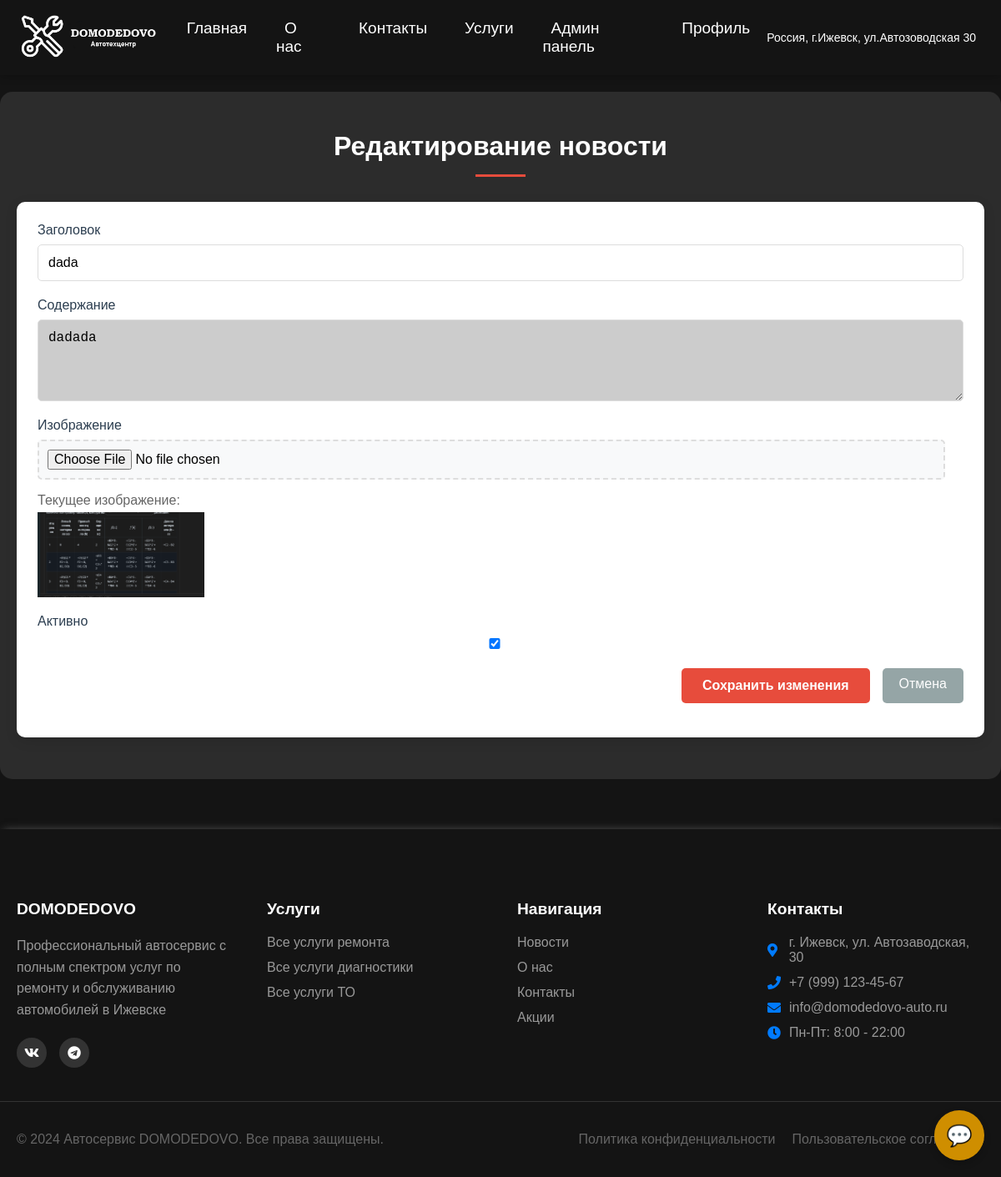
Page /news/edit/1/ (signed in) on the committed database.
### app/models.py (models this page shows, shortened)
class News(models.Model):
    title = models.CharField(max_length=200, verbose_name="Заголовок")
    content = models.TextField(verbose_name="Содержание")
    image = models.ImageField(upload_to='news/', verbose_name="Изображение")
    date = models.DateField(auto_now_add=True, verbose_name="Дата публикации")
    is_active = models.BooleanField(default=True, verbose_name="Активно")
    class Meta:
        verbose_name = "Новость"
        verbose_name_plural = "Новости"
        ordering = ['-date']

### app/views.py (the view)
# urls.py: path('news/edit/<int:news_id>/', app_views.edit_news, name='edit_news'),
@login_required
def edit_news(request, news_id):
    news_item = get_object_or_404(News, id=news_id)
    if request.method == 'POST':
        form = NewsForm(request.POST, request.FILES, instance=news_item)
        if form.is_valid():
            form.save()
            messages.success(request, 'Новость успешно обновлена')
            return redirect('manage_news')
    else:
        form = NewsForm(instance=news_item)
    return render(request, 'news/edit_news.html', {
        'form': form,
        'news_item': news_item,
        'title': 'Редактирование новости'
    })

### app/forms.py
class NewsForm(forms.ModelForm):
    class Meta:
        model = News
        fields = ['title', 'content', 'image', 'is_active']
        widgets = {
            'title': forms.TextInput(attrs={'class': 'form-control'}),
            'content': forms.Textarea(attrs={'class': 'form-control', 'rows': 4}),
            'image': forms.FileInput(attrs={'class': 'form-control'}),
            'is_active': forms.CheckboxInput(attrs={'class': 'form-check-input'}),
        }

### chat/context_processors.py (called while the page is built)
def support_status(request):
    if request.user.is_authenticated:
        return {
            'is_support_user': is_support(request.user),
            'support_unread_count': 0
        }
    return {
        'is_support_user': False,
        'support_unread_count': 0
    }

### chat/views.py (called while the page is built)
def is_support(user):
    return hasattr(user, 'profile') and user.profile.role == 'support'

### templates/news/edit_news.html (shortened to what this page needs)
{% extends 'header.html' %}
{% load static %}
{% block content %}
<div class="management-container">
    <h2 class="management-title">Редактирование новости</h2>
    <div class="form-card">
        <form method="post" enctype="multipart/form-data" class="management-form">
            {% for field in form %}
                <div class="form-group1">
                    <label for="{{ field.id_for_label }}">
                        {{ field.label }}
                    </label>
                    {{ field }}
                    {% if field.name == 'image' and news_item.image %}
                        <div class="current-image">
                            <p>Текущее изображение:</p>
                            <img src="{{ news_item.image.url }}" alt="Текущее изображение" style="max-width: 200px;">
                        </div>
                    {% endif %}
                </div>
            {% endfor %}
            <div class="form-actions">
                <button type="submit" class="btn-save">Сохранить изменения</button>
                <a href="{% url 'manage_news' %}" class="btn-cancel">Отмена</a>
            </div>
        </form>
    </div>
</div>
{% endblock %}

### static/style.css (style rules this page uses)
body { margin: 0; padding: 0; font-family: sans-serif; background-color: #141414; padding-top: 70px; }
textarea { width: 97%; padding: 12px; background: rgba(0, 0, 0, 0.2); border: 1px solid rgba(255, 255, 255, 0.1); color: white; border-radius: 5px; resize: vertical; }
.form-actions { display: flex; gap: 15px; justify-content: flex-end; margin-top: 30px; }

### static/css/news.css (style rules this page uses)
.form-group1 { margin-bottom: 15px; }
.form-group1 input, .form-group1 select { width: 100%; padding: 10px; border: 1px solid #ddd; border-radius: 5px; font-size: 1rem; color: black; }
.form-group1 label { display: block; margin-bottom: 8px; color: rgb(0, 0, 0); font-size: 16px; }
.form-group1 input { width: 98%; padding: 12px 15px; background: rgba(255, 255, 255, 0.1); border: 1px solid rgba(255, 255, 255, 0.2); border-radius: 8px; color: rgb(0, 0, 0); font-size: 16px; transition: all 0.3s ease; }
.form-group1 input::placeholder { color: rgba(255, 255, 255, 0.5); }
.management-container { max-width: 1200px; margin: 40px auto; padding: 20px; background: rgba(255, 255, 255, 0.1); border-radius: 15px; }
.management-title { color: #ffffff; font-size: 2em; margin-bottom: 30px; text-align: center; position: relative; }
.management-title:after { content: ''; display: block; width: 60px; height: 3px; background: #e74c3c; margin: 15px auto; }
.form-card { background: #ffffff; border-radius: 10px; padding: 25px; margin-bottom: 30px; box-shadow: 0 4px 15px rgba(0, 0, 0, 0.1); }
.management-form .form-group1 { margin-bottom: 20px; }
.management-form label { display: block; color: #2c3e50; margin-bottom: 8px; font-weight: 500; }
.management-form input[type="text"], .management-form input[type="date"], .management-form input[type="number"], .management-form textarea, .management-form select { width: 100%; padding: 12px; border: 1px solid #ddd; border-radius: 5px; font-size: 1rem; transition: border-color 0.3s ease; color: black; }
.management-form input[type="file"] { padding: 10px; background: #f8f9fa; border: 2px dashed #ddd; border-radius: 5px; cursor: pointer; }
.management-form button { background: #e74c3c; color: white; padding: 12px 25px; border: none; border-radius: 5px; font-size: 1rem; font-weight: 600; cursor: pointer; transition: all 0.3s ease; }
.form-card { animation: slideIn 0.5s ease forwards; }
.form-actions { display: flex; gap: 15px; margin-top: 20px; }
.btn-save, .btn-cancel, .btn-delete { padding: 10px 20px; border-radius: 5px; cursor: pointer; font-weight: 500; text-decoration: none; text-align: center; transition: all 0.3s ease; }
.btn-save { background: #2ecc71; color: white; border: none; }
.btn-cancel { background: #95a5a6; color: white; border: none; }
.current-image { margin: 10px 0; }
.current-image p { margin-bottom: 5px; color: #666; }

### rows in the picture
News: form "dada" "dadada" "☑", image (picture)

### other values in the picture
{{ field.label }} "Заголовок" "Содержание" "Изображение" "Активно"
